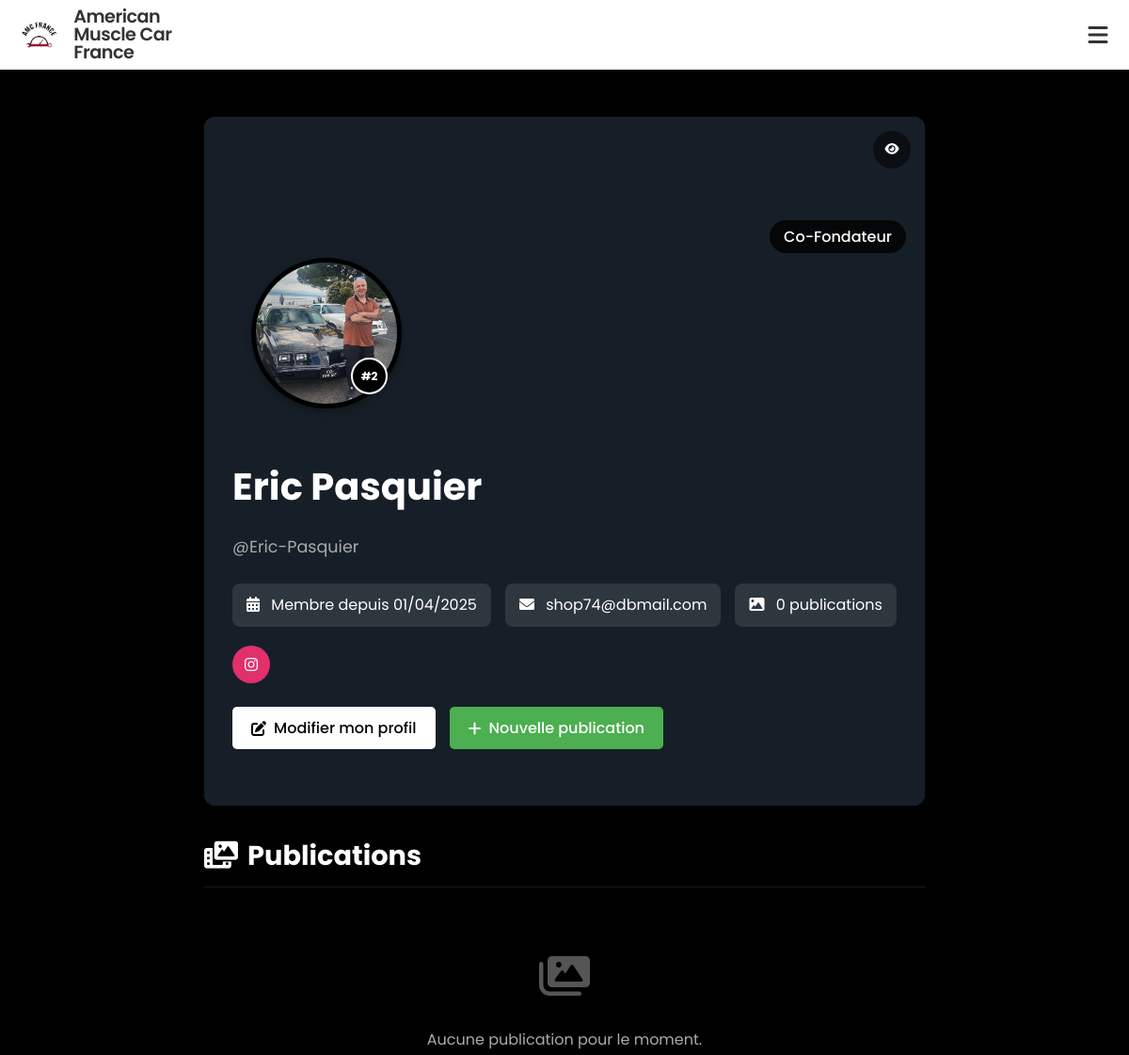
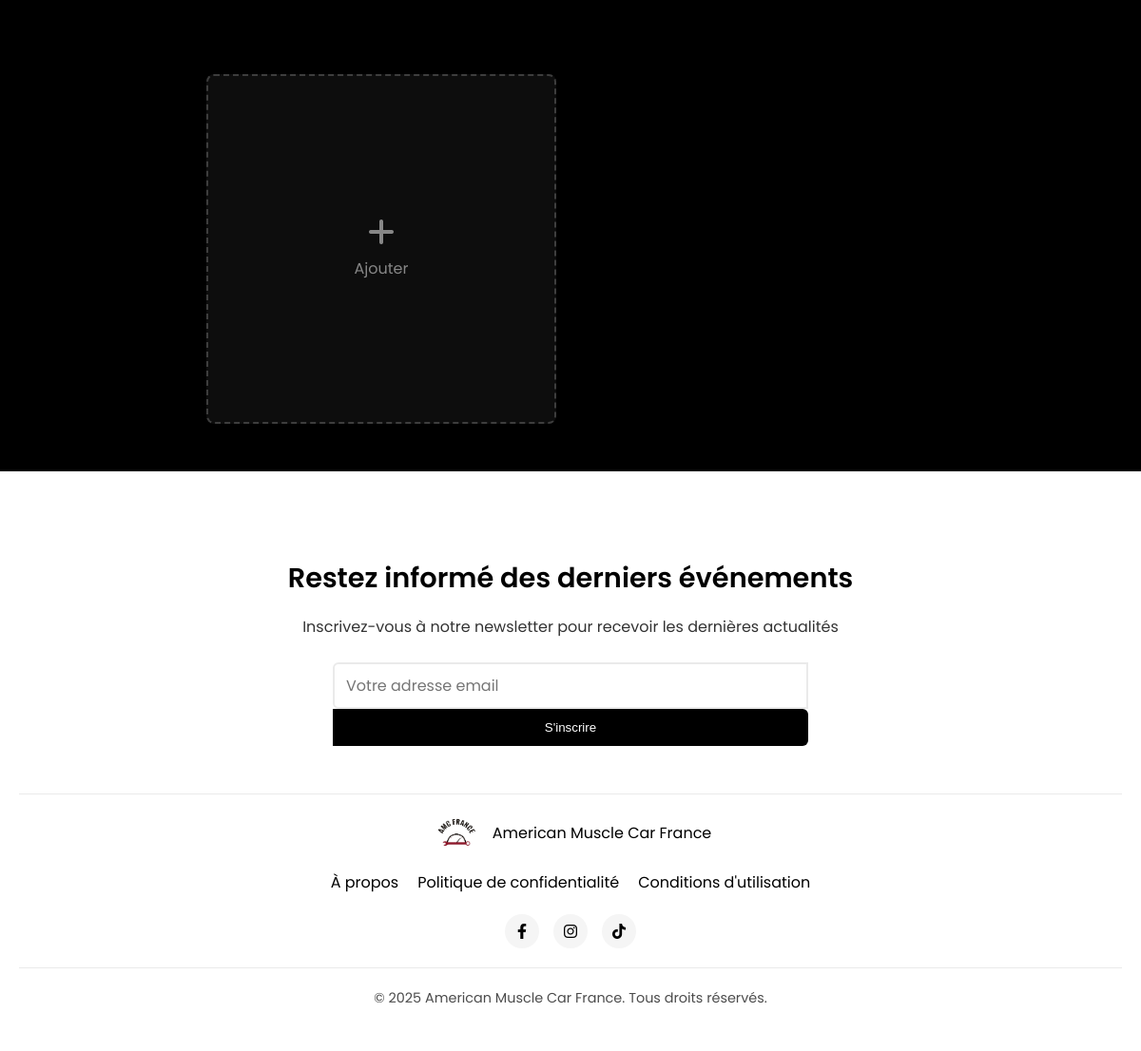
/accounts/profile/ (signed in), run on the app's committed database (2 pictures, top to bottom).
### core/models.py (models this page shows, shortened)
class ClubInfo(models.Model):
    name = models.CharField(max_length=100, default="Club de Voitures Américaines", verbose_name="Nom")
    description = models.TextField(verbose_name="Description")
    founder_info = models.TextField(blank=True, null=True, verbose_name="Informations sur le fondateur")
    cofounder_info = models.TextField(blank=True, null=True, verbose_name="Informations sur le co-fondateur")
    email = models.EmailField(blank=True, null=True, verbose_name="Email")
    phone = models.CharField(max_length=20, blank=True, null=True, verbose_name="Téléphone")
    instagram = models.CharField(max_length=100, blank=True, null=True)
    facebook = models.CharField(max_length=100, blank=True, null=True)
    twitter = models.CharField(max_length=100, blank=True, null=True)
    class Meta:
        verbose_name = "Information du Club"
        verbose_name_plural = "Informations du Club"

### accounts/models.py (models this page shows, shortened)
class UserProfile(models.Model):
    ROLE_CHOICES = (
        ('founder', 'Fondateur'),
        ('co-founder', 'Co-Fondateur'),
        ('member', 'Membre'),
        ('developer', 'Développeur'),
        ('admin', 'Administratif')
    )
    user = models.OneToOneField(User, on_delete=models.CASCADE, related_name='profile')
    profile_image = models.ImageField(
        upload_to=get_file_path,  # Use our custom function
        default='default.png',
        blank=True
    )
    member_id = models.PositiveIntegerField(unique=True)
    role = models.CharField(max_length=20, choices=ROLE_CHOICES, default='member')
    is_approved = models.BooleanField(default=False)
    date_created = models.DateTimeField(auto_now_add=True)
    last_login = models.DateTimeField(blank=True, null=True)
    instagram = models.CharField(max_length=100, blank=True, null=True)
    facebook = models.CharField(max_length=100, blank=True, null=True)
    twitter = models.CharField(max_length=100, blank=True, null=True)
    bio = models.TextField(blank=True, null=True, verbose_name="Biographie")
    banner_image = models.ImageField(
        upload_to=get_file_path,  # Use our custom function
        blank=True,
        null=True
    )
    banner_color = models.CharField(max_length=20, blank=True, null=True, default="#2c3e50", verbose_name="Couleur de bannière")
    banner_approved = models.BooleanField(default=False, verbose_name="Bannière approuvée")
    def get_banner_style(self):
        if self.banner_approved and self.banner_image:
            return f"background-image: url('{self.banner_image.url}'); background-size: cover; background-position: center;"
        elif self.banner_approved and self.banner_color:
            return f"background-color: {self.banner_color};"
        else:
            return "background: linear-gradient(45deg, #2c3e50, #3498db);" # Style par défaut

### accounts/views.py (the view)
# urls.py: path('profile/', views.profile_view, name='profile'),
@login_required
def profile_view(request, username=None):
    if username:
        user = get_object_or_404(User, username=username)
    else:
        user = request.user
    profile = get_object_or_404(UserProfile, user=user)
    if user == request.user:
        posts = Post.objects.filter(user=user).order_by('-created_at')
    else:
        posts = Post.objects.filter(user=user, is_approved=True).order_by('-created_at')
    pending_posts = Post.objects.filter(user=user, is_approved=False).count() if user == request.user else 0
    return render(request, 'accounts/profile.html', {
        'profile_user': user,
        'profile': profile,
        'posts': posts,
        'pending_posts': pending_posts
    })

### templates/accounts/profile.html (shortened to what this page needs)
{% extends 'base/base.html' %}
{% block content %}
<div class="profile-page" style="max-width: 1200px; margin: 50px auto; padding: 0 20px; display: flex; flex-direction: column; gap: 30px;">
    <div class="profile-header" style="position: relative; background-color: rgba(255, 255, 255, 0.1); border-radius: 12px; overflow: hidden; box-shadow: 0 4px 15px rgba(0, 0, 0, 0.3); padding-bottom: 30px;">
        <div class="profile-banner" style="position: absolute; top: 0; left: 0; height: 100%; width: 100%; {{ profile.get_banner_style }}"></div>
        <div id="banner-overlay" style="position: absolute; top: 0; left: 0; height: 100%; width: 100%; background-color: rgba(0, 0, 0, 0.5); transition: background-color 0.3s ease;"></div>
        <button id="toggle-overlay-btn" style="position: absolute; top: 15px; right: 15px; background-color: rgba(0, 0, 0, 0.5); border: none; color: white; width: 40px; height: 40px; border-radius: 50%; cursor: pointer; display: flex; justify-content: center; align-items: center; z-index: 10; transition: all 0.3s ease;">
            <i class="fas fa-eye"></i>
        </button>
        <div class="profile-info" style="position: relative; padding: 20px 30px 30px; margin-top: 130px; z-index: 5;">
            <div class="profile-image-container" style="width: 150px; height: 150px; margin-bottom: 15px; position: relative; margin-left: 20px;">
                <div style="width: 150px; height: 150px; border-radius: 50%; overflow: hidden; border: 5px solid black; box-shadow: 0 4px 10px rgba(0,0,0,0.3);">
                    <img src="{{ profile.profile_image.url }}"
                         alt="{{ profile_user.get_full_name }}"
                         style="width: 100%; height: 100%; object-fit: cover;"
                         onerror="this.onerror=null; this.src='/static/img/default-avatar.png';">
                </div>
                <div style="position: absolute; bottom: 5px; right: 5px; background-color: black; color: white; border-radius: 50%; width: 35px; height: 35px; display: flex; justify-content: center; align-items: center; font-size: 12px; border: 2px solid white; font-weight: bold;">
                    #{{ profile.member_id }}
                </div>
            </div>
            <div style="position: absolute; top: -20px; right: 20px; background-color: rgba(0, 0, 0, 0.8); color: white; padding: 5px 15px; border-radius: 20px; font-weight: 500;">
                {{ profile.get_role_display }}
            </div>
            <div style="padding-top: 20px;">
                <h1 style="font-size: 2.5rem; margin-bottom: 5px;">{{ profile_user.get_full_name }}</h1>
                <p style="color: #aaa; margin-bottom: 25px; font-size: 1.1rem;">@{{ profile_user.username }}</p>
                <div style="display: flex; flex-wrap: wrap; gap: 15px; margin-bottom: 20px;">
                    <div style="background-color: rgba(255, 255, 255, 0.1); padding: 10px 15px; border-radius: 8px;">
                        <i class="fas fa-calendar-alt" style="margin-right: 8px;"></i>
                        Membre depuis {{ profile.date_created|date:"d/m/Y" }}
                    </div>
                    {% if user == profile_user %}
                    <div style="background-color: rgba(255, 255, 255, 0.1); padding: 10px 15px; border-radius: 8px;">
                        <i class="fas fa-envelope" style="margin-right: 8px;"></i>
                        {{ profile_user.email }}
                    </div>
                    {% endif %}
                    <div style="background-color: rgba(255, 255, 255, 0.1); padding: 10px 15px; border-radius: 8px;">
                        <i class="fas fa-image" style="margin-right: 8px;"></i>
                        <span id="post-count">{{ posts.count|default:"0" }}</span> publications
                    </div>
                </div>
                {% if profile.instagram or profile.facebook or profile.twitter %}
                    <div class="social-links" style="display: flex; gap: 10px; margin-top: 20px;">
                        {% if profile.instagram %}
                            <a href="{{ profile.instagram }}" target="_blank" style="background-color: #e1306c; color: white; width: 40px; height: 40px; border-radius: 50%; display: flex; justify-content: center; align-items: center;">
                                <i class="fab fa-instagram"></i>
                            </a>
                        {% endif %}
                    </div>
                {% endif %}
                {% if user == profile_user %}
                    <div style="margin-top: 25px; display: flex; gap: 15px;">
                        <a href="{% url 'profile_edit' %}" style="display: inline-flex; align-items: center; background-color: white; color: black; padding: 10px 20px; text-decoration: none; border-radius: 5px; font-weight: 500; transition: all 0.3s ease;">
                            <i class="fas fa-edit" style="margin-right: 8px;"></i>
                            Modifier mon profil
                        </a>
                        <a href="#" id="add-post-btn" style="display: inline-flex; align-items: center; background-color: #4CAF50; color: white; padding: 10px 20px; text-decoration: none; border-radius: 5px; font-weight: 500; transition: all 0.3s ease;">
                            <i class="fas fa-plus" style="margin-right: 8px;"></i>
                            Nouvelle publication
                        </a>
                    </div>
                {% endif %}
            </div>
        </div>
    </div>
    <div class="profile-content" style="display: flex; flex-direction: column; gap: 20px;">
        <h2 style="margin: 0; font-size: 1.8rem; border-bottom: 1px solid rgba(255, 255, 255, 0.1); padding-bottom: 10px;">
            <i class="fas fa-photo-video" style="margin-right: 10px;"></i>Publications
        </h2>
        <div class="posts-grid" style="display: grid; grid-template-columns: repeat(auto-fill, minmax(250px, 1fr)); gap: 15px;">
            {% for post in posts %}
                <div class="post-item" style="position: relative; aspect-ratio: 1/1; background-color: rgba(255, 255, 255, 0.1); border-radius: 8px; overflow: hidden; cursor: pointer;" onclick="window.location='{% url 'post_detail' post.id %}'">
                    {% if post.image %}
                        <img src="{{ post.image.url }}" alt="Post" style="width: 100%; height: 100%; object-fit: cover;">
                    {% elif post.video %}
                        <div style="width: 100%; height: 100%; display: flex; align-items: center; justify-content: center; background-color: #111;">
                            <i class="fas fa-play-circle" style="font-size: 3rem; opacity: 0.7;"></i>
                        </div>
                    {% endif %}
                    <div class="post-overlay" style="position: absolute; bottom: 0; left: 0; right: 0; background: linear-gradient(transparent, rgba(0,0,0,0.8)); padding: 15px; display: flex; justify-content: space-between; align-items: center; opacity: 0; transition: opacity 0.3s ease;">
                        <div>
                            <i class="fas fa-heart" style="margin-right: 5px;"></i> <span>{{ post.likes.count }}</span>
                        </div>
                        <div>
                            <i class="fas fa-comment" style="margin-right: 5px;"></i> <span>{{ post.comments.count }}</span>
                        </div>
                    </div>
                    {% if not post.is_approved %}
                        <div style="position: absolute; top: 0; left: 0; right: 0; bottom: 0; background-color: rgba(0,0,0,0.6); display: flex; justify-content: center; align-items: center; flex-direction: column;">
                            <i class="fas fa-clock" style="font-size: 2rem; margin-bottom: 10px; color: #f39c12;"></i>
                            <span style="background-color: #f39c12; color: black; padding: 5px 10px; border-radius: 20px; font-size: 0.8rem; font-weight: bold;">En attente d'approbation</span>
                        </div>
                    {% endif %}
                </div>
            {% empty %}
                <div style="grid-column: span 3; text-align: center; padding: 50px 0; color: #aaa;">
                    <i class="fas fa-images" style="font-size: 3rem; margin-bottom: 15px; opacity: 0.5;"></i>
                    <p>Aucune publication pour le moment.</p>
                </div>
            {% endfor %}
            {% if user == profile_user %}
            <div class="add-post-item" style="aspect-ratio: 1/1; background-color: rgba(255, 255, 255, 0.05); border-radius: 8px; display: flex; flex-direction: column; justify-content: center; align-items: center; cursor: pointer; border: 2px dashed rgba(255, 255, 255, 0.2);" onclick="document.getElementById('add-post-btn').click()">
                <i class="fas fa-plus" style="font-size: 2rem; margin-bottom: 10px; color: rgba(255, 255, 255, 0.5);"></i>
                <span style="color: rgba(255, 255, 255, 0.5);">Ajouter</span>
            </div>
            {% endif %}
        </div>
    </div>
</div>
{% endblock %}

### templates/base/base.html (shortened to what this page needs)
<!DOCTYPE html>
<html lang="fr">
<head>
    <link href="https://cdnjs.cloudflare.com/ajax/libs/font-awesome/6.0.0/css/all.min.css" rel="stylesheet">
    <link href="/static/css/style.css" rel="stylesheet">
</head>
<body>
    <nav>
        <div class="nav-left">
            <img src="/static/img/logo.png" alt="logo">
            <span class="nav-title">{% if global_club_info %}{{ global_club_info.name }}{% else %}Club de Voitures Américaines{% endif %}</span>
        </div>
        <div class="nav-right">
            <button id="mobile-menu-toggle" aria-label="Toggle menu">
                <i class="fas fa-bars"></i>
            </button>
        </div>
    </nav>
    {% block content %}{% endblock %}
    <footer>
        <div class="footer-container">
            <div class="newsletter">
                <h3>Restez informé des derniers événements</h3>
                <p>Inscrivez-vous à notre newsletter pour recevoir les dernières actualités</p>
                <form class="newsletter-form" method="post" action="{% url 'newsletter_signup' %}">
                    <input type="email" name="email" placeholder="Votre adresse email" required>
                    <button type="submit">S'inscrire</button>
                </form>
            </div>
            <div class="footer-info">
                <div class="footer-logo">
                    <img src="/static/img/logo.png" alt="logo" class="footer-logo-img">
                    <span>{% if global_club_info %}{{ global_club_info.name }}{% else %}Club de Voitures Américaines{% endif %}</span>
                </div>
                <div class="footer-links">
                    <a href="{% url 'about' %}">À propos</a>
                    <a href="#">Politique de confidentialité</a>
                    <a href="#">Conditions d'utilisation</a>
                </div>
                <div class="social-links">
                    <a href="#" aria-label="Facebook"><i class="fab fa-facebook-f"></i></a>
                    <a href="#" aria-label="Instagram"><i class="fab fa-instagram"></i></a>
                    <a href="#" aria-label="TikTok"><i class="fab fa-tiktok"></i></a>
                </div>
            </div>
            <div class="copyright">
                <p>&copy; {% now "Y" %} {% if global_club_info %}{{ global_club_info.name }}{% else %}Club de Voitures Américaines{% endif %}. Tous droits réservés.</p>
            </div>
        </div>
    </footer>
</body>
</html>

### data on the page
ClubInfo: name "American Muscle Car France"
UserProfile: profile_image (picture), member_id "2", role "Co-Fondateur", date_created "01/04/2025"

### other printed values
{{ profile_user.get_full_name }} "Eric Pasquier"
{{ profile_user.username }} "Eric-Pasquier"
{{ profile_user.email }} "shop74@dbmail.com"
{{ posts.count|default:"0" }} "0"
